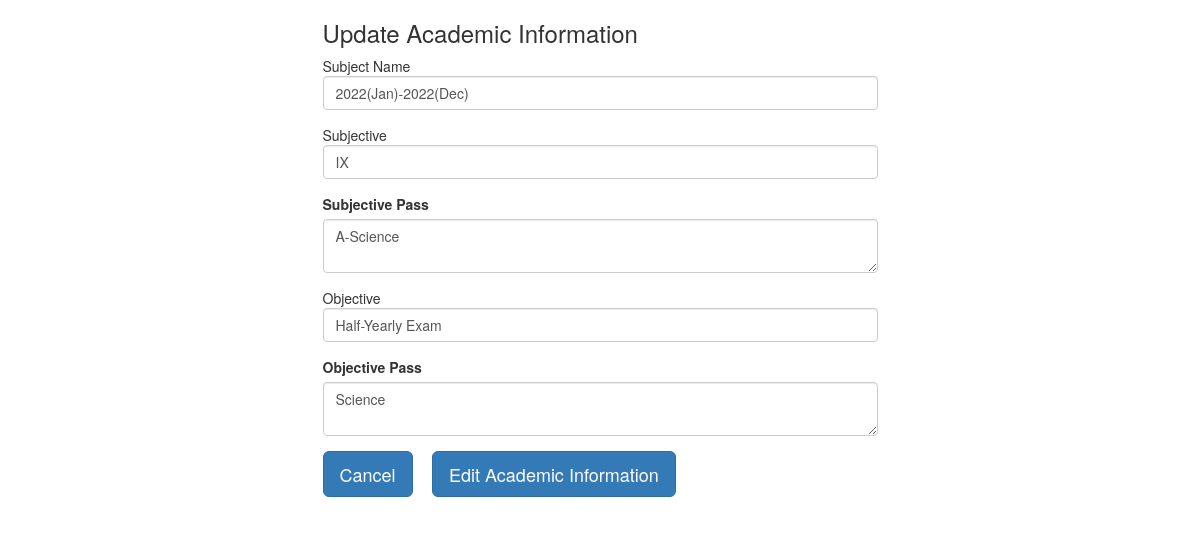
The app's page /index.php/register/acaedit/1 with its own data.
### tables this page shows
CREATE TABLE `academy_info` (
  `acode` int(11) NOT NULL,
  `ayear` varchar(50) NOT NULL,
  `aclass` varchar(50) NOT NULL,
  `asection` varchar(50) NOT NULL,
  `aexam` varchar(50) NOT NULL,
  `agroup` varchar(50) NOT NULL
);

### application/controllers/Register.php (called while the page is built, shortened)
<?php
class Register extends CI_Controller
{
    public function __construct()
    {
        $this->load->model('register_model');
        $this->load->helper('url');
    }
    public function acaedit($id)
    {
        $arrData['aca_detail'] = $this->register_model->get_acode_wise_acamdey_detail($id);
        $this->load->view('acaedit', $arrData);
    }
}

### index.php (called while the page is built, shortened)
<?php
require_once BASEPATH.'core/CodeIgniter.php';

### application/models/register_model.php (called while the page is built, shortened)
<?php
class Register_model extends CI_Model
{
    public function get_acode_wise_acamdey_detail($id)
    {
        $this->db->select('*');
        $this->db->from('academy_info');
        $this->db->where('acode', $id);
        $objQuery = $this->db->get();
        return $objQuery->result_array();
    }
}

### application/views/acaedit.php (the view, shortened to what this page needs)
<html>
<head>
    <link rel="stylesheet" href="https://maxcdn.bootstrapcdn.com/bootstrap/3.3.7/css/bootstrap.min.css">
</head>
<body>
    <div class="container">
        <div class="row">
            <div class="col-md-6">
                <form method="post" name="frmAcaEdit">
                    <div>
                        <h3>Update Academic Information</h3>
                    </div>
                    <div class="form-group">
                        <td>Subject Name</td>
                        <input type="text" name="txtayear" value="<?php echo $aca_detail[0]['ayear']; ?>" class="form-control">
                    </div>
                    <div class="form-group">
                        <td>Subjective</td>
                        <input type="text" name="txtaclass" value="<?php echo $aca_detail[0]['aclass']; ?>" class="form-control">
                    </div>
                    <div class="form-group">
                        <label for="">Subjective Pass</label>
                        <textarea name="txtasection" class="form-control"><?php echo $aca_detail[0]['asection']; ?></textarea>
                    </div>
                    <div class="form-group">
                        <td>Objective</td>
                        <input type="text" name="txtaexam" value="<?php echo $aca_detail[0]['aexam']; ?>" class="form-control">
                    </div>
                    <div class="form-group">
                        <label for="">Objective Pass</label>
                        <textarea name="txtagroup" class="form-control"><?php echo $aca_detail[0]['agroup']; ?></textarea>
                    </div>
                    <div class="form-group">
                    <a href="./../../" class="btn btn-primary btn-lg">Cancel</a>  &nbsp; &nbsp;
                        <input type="submit" value="Edit Academic Information" name="btnAcaEdit" class="btn btn-primary btn-lg">
                    </div>
                </form>
                <div class="col-md-3"></div>
            </div>
        </div>
    </div>
</body>
</html>

### records on screen
academy_info: txtayear "2022(Jan)-2022(Dec)", txtaclass "IX", txtasection "A-Science", txtaexam "Half-Yearly Exam", txtagroup "Science"
